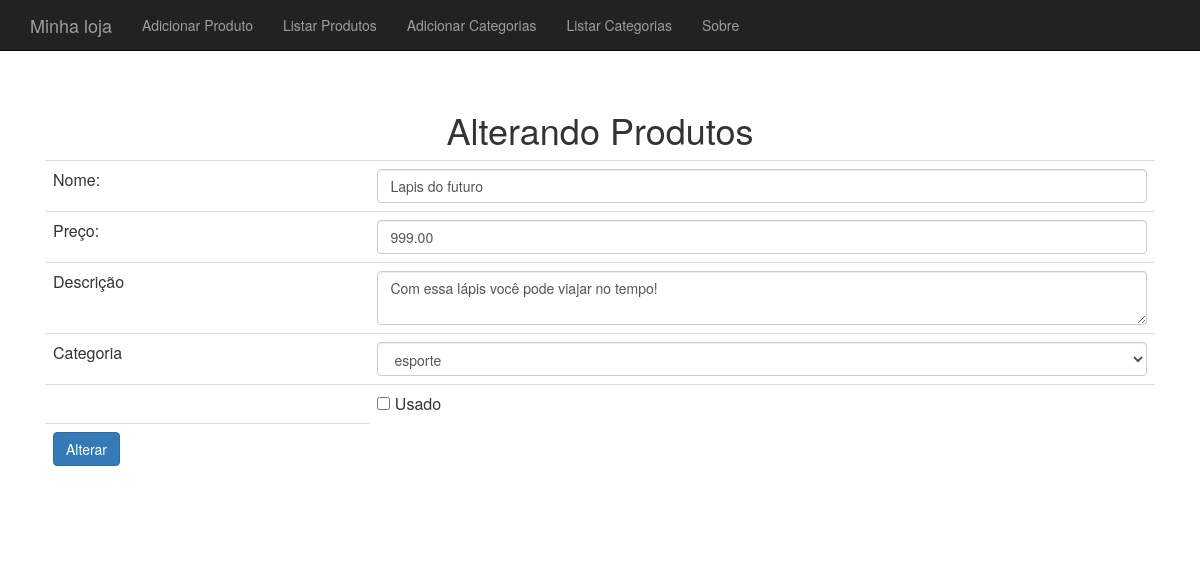
The page /produto-altera-formulario.php?id=8 on the database its author committed.
### tables this page shows
CREATE TABLE `produtos` (
  `id` int(11) NOT NULL,
  `nome` varchar(255) DEFAULT NULL,
  `preco` decimal(10,2) DEFAULT NULL,
  `descricao` text,
  `categoria_id` int(11) DEFAULT NULL,
  `usado` tinyint(1) DEFAULT '0'
);

### banco-produto.php (called while the page is built, shortened)
<?php
function buscaProduto($conexao, $id){
	$query = "select * from produtos where id = {$id}";
	$resultado = mysqli_query($conexao, $query);
	return mysqli_fetch_assoc($resultado);
}
?>

### banco-categoria.php (called while the page is built)
<?php
function listaCategorias($conexao){
	$categorias = array();
	$resultado = mysqli_query($conexao, "select * from categorias");
	while($categoria = mysqli_fetch_assoc($resultado)){
		array_push($categorias, $categoria);
	}
	return $categorias;
}
?>

### produto-altera-formulario.php (the view, shortened to what this page needs)
<?php
include("cabecalho.php");
include("conecta.php");
include("banco-categoria.php");
include("banco-produto.php");
$id = $_GET['id'];
$categorias = listaCategorias($conexao);
$produto = buscaProduto($conexao, $id);
$usado = $produto['usado'] ? "checked = 'checked'" : "";
?>
	<h1>Alterando Produtos</h1>
	<form action="altera-produto.php" method="post">
		<table class="table">
			<tr>
				<td>Nome:</td>
				<td><input class="form-control" type="text" name="nome" value="<?php echo $produto['nome'];?>"></td>
			</tr>
			<tr>
				<td>Preço:</td>
				<td><input class="form-control" type="number" name="preco" value="<?php echo $produto['preco'];?>"></td>
			</tr>
			<tr>
				<td>Descrição</td>
				<td><textarea class="form-control" name="descricao"><?php echo $produto['descricao'];?></textarea></td>
			</tr>
			<tr>
				<td>Categoria</td>
				<td>
				<select name="categoria_id" class="form-control">
				<?php foreach($categorias as $categoria):
					$essaEhACategoria = $produto['categoria_id'] == $categoria['id'];
					$selecao = $essaEhACategoria ? "selected='selected'" : "";
					?>
						<option value="<?php echo $categoria['id'] ?>" <?php echo $selecao;?>>
							<?php echo $categoria['nome'];?>
						</option>
				<?php endforeach?>
				</select>
				</td>
			</tr>
			<tr>
			<td></td>
			<td><input type="checkbox" name="usado" value="true" <?php echo $usado;?>> Usado</td>
			</tr>
			<tr>
				<td><input class="btn btn-primary" type="submit" value="Alterar"></td>
			</tr>
		</table>
	</form>
<?php include("rodape.php"); ?>

### css/loja.css (style rules this page uses)
body { padding-top:50px; }

### rows shown on the page
produtos: nome "Lapis do futuro", preco "999.00", descricao "Com essa lápis você pode viajar no tempo!"

### other values the page prints
form field categoria_id "esporte"
